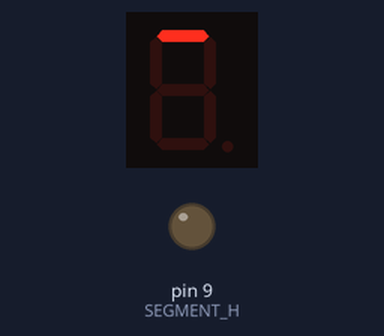
This sketch was run on a simulated Arduino Uno, built with avr-gcc and run on an emulated ATmega328P. On the bench: 1-digit seven-segment display, output pins drawn as LEDs (lit = HIGH). Wiring (inferred from the names in the program): 1-digit 7-segment display, segments lit when LOW: segments pin 2, pin 3, pin 4, pin 5, pin 6, pin 7, pin 8. The segment pins are drawn as the display they are named for; pins used as bus, display or sensor lines are not drawn.

Above: at 0.1 s.
At 2.1 s:
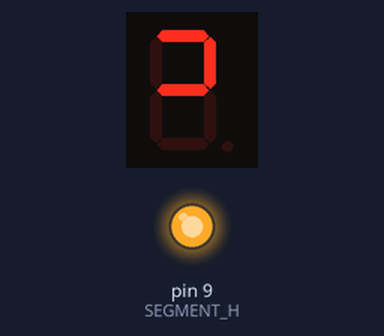
At 4.1 s:
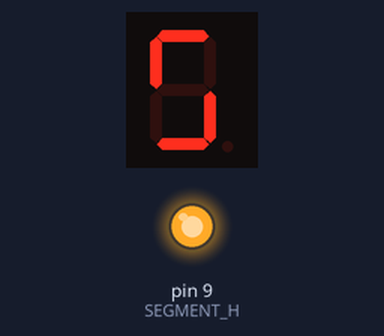
At 9.1 s:
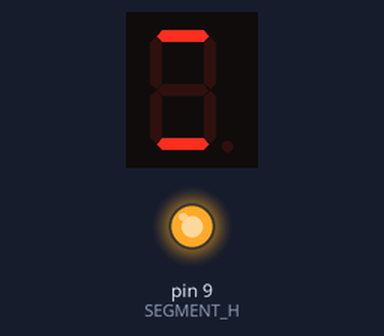
Timing chart, 0 to 39.5 s (numbered marks = the images above):
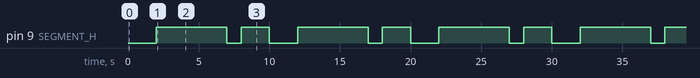

The sketch:

LED-Display-1.ino
```cpp
#define SEGMENT_A 2
#define SEGMENT_B 3
#define SEGMENT_C 4
#define SEGMENT_D 5
#define SEGMENT_E 6
#define SEGMENT_F 7
#define SEGMENT_G 8
#define SEGMENT_H 9

int digitToSegmentMapping[] = {
  0x7e, 0x12, 0xbc, 0xb6, 0xd2, 0xe6, 0xee, 0x32, 0xfe, 0xf6
};

void showDigit(int digit) {
  int segmentValues = digitToSegmentMapping[digit % 10];
  digitalWrite(SEGMENT_A, segmentValues & 0x01);
  digitalWrite(SEGMENT_B, segmentValues & 0x02);
  digitalWrite(SEGMENT_C, segmentValues & 0x04);
  digitalWrite(SEGMENT_D, segmentValues & 0x08);
  digitalWrite(SEGMENT_E, segmentValues & 0x10);
  digitalWrite(SEGMENT_F, segmentValues & 0x20);
  digitalWrite(SEGMENT_G, segmentValues & 0x40);
  digitalWrite(SEGMENT_H, segmentValues & 0x80);
}


void setup() {
  pinMode(SEGMENT_A, OUTPUT);
  pinMode(SEGMENT_B, OUTPUT);
  pinMode(SEGMENT_C, OUTPUT);
  pinMode(SEGMENT_D, OUTPUT);
  pinMode(SEGMENT_E, OUTPUT);
  pinMode(SEGMENT_F, OUTPUT);
  pinMode(SEGMENT_G, OUTPUT);
  pinMode(SEGMENT_H, OUTPUT);
}


int value = 0;

void loop() {
  showDigit(value++);
  delay(1000);
}
```

Measured:
- by itself, pin 9 (SEGMENT_H): repeats every 10.0 s: LOW 1.0 s, HIGH 2.0 s, LOW 2.0 s, HIGH 5.0 s
- by itself, everything shown: repeats every 10.0 s, in 10 steps
- what the display in image 1 shows lasts 1.0 s, from 2.0 s to 3.0 s
